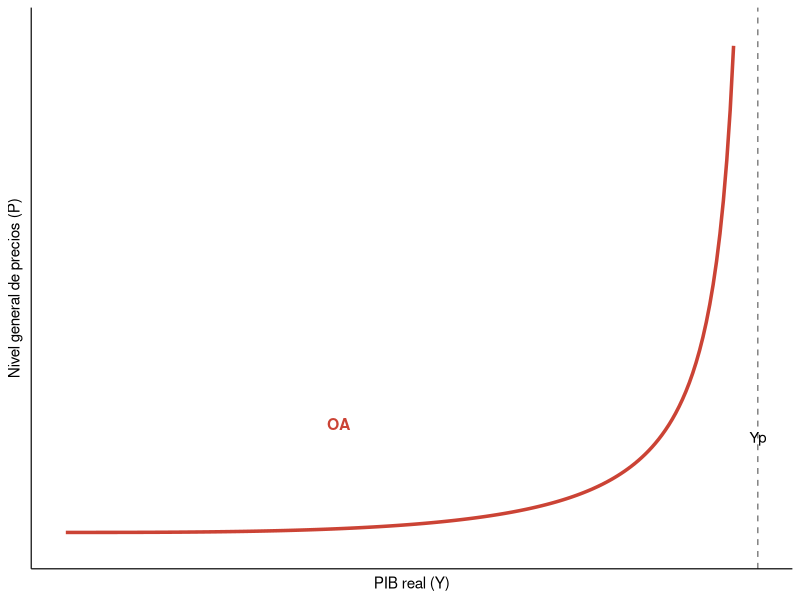
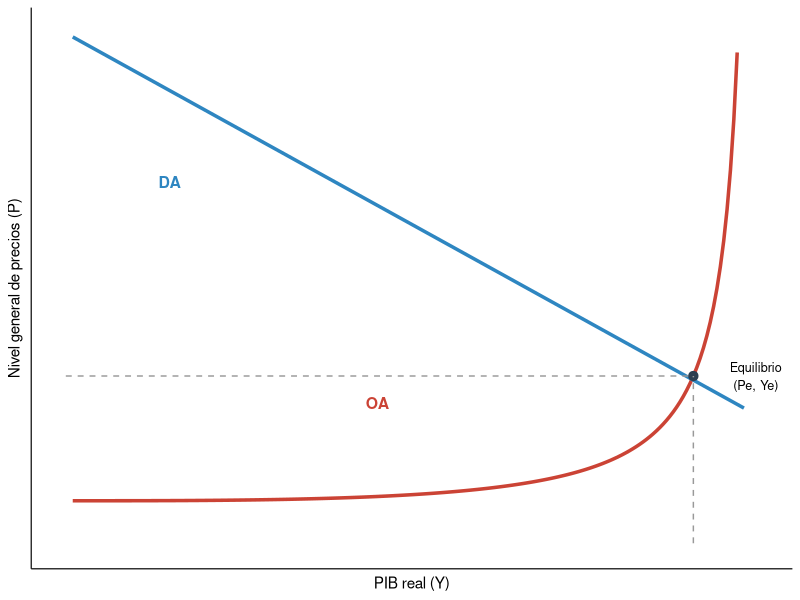

R code for these plots, in order:
## ---- chunk 1
#| label: setup
#| include: false
library(ggplot2)
library(knitr)
library(kableExtra)
## ---- chunk 2
#| label: tbl-micromacro8
#| tbl-cap: "Preguntas microeconómicas frente a preguntas macroeconómicas"

df_mm <- data.frame(
  Microeconomía = c(
    "¿Qué factores determinan la elección de un consumidor entre dos bienes?",
    "¿Cuál es el nivel de producción óptimo para una empresa concreta?",
    "¿Por qué fluctúa el precio del alquiler en una ciudad concreta?"
  ),
  Macroeconomía = c(
    "¿A qué se debe el aumento del consumo agregado de las familias de un país?",
    "¿Qué medidas fomentan el crecimiento del PIB nacional?",
    "¿Cuáles son las causas de la inflación generalizada en la economía?"
  )
)

kable(df_mm, format = if (knitr::is_latex_output()) "latex" else "html", booktabs = TRUE, col.names = c("Preguntas microeconómicas", "Preguntas macroeconómicas")) |>
  kable_styling(full_width = FALSE, bootstrap_options = c("striped", "hover"),
                latex_options = c("scale_down"))
## ---- chunk 3
#| label: tbl-objetivos-macro
#| tbl-cap: "Objetivos macroeconómicos e indicadores de referencia"

df_obj <- data.frame(
  Objetivo = c("Crecimiento", "Empleo", "Estabilidad de precios",
               "Equilibrio público", "Equilibrio exterior"),
  Justificación = c(
    "Incrementa el bienestar material y la recaudación fiscal",
    "Garantiza la fuente de ingresos de la población activa",
    "Protege el poder adquisitivo de los ciudadanos",
    "Evita el endeudamiento excesivo y el coste de los intereses",
    "Previene la dependencia financiera frente a otros países"
  ),
  Indicador = c("PIB", "Tasa de desempleo", "IPC", "Déficit público", "Balanza de pagos")
)

kable(df_obj, format = if (knitr::is_latex_output()) "latex" else "html", booktabs = TRUE,
      col.names = c("Objetivo", "Justificación", "Indicador")) |>
  kable_styling(full_width = FALSE, bootstrap_options = c("striped", "hover"),
                latex_options = c("scale_down"))
## ---- chunk 4
#| label: tbl-valor-anadido
#| tbl-cap: "El método del valor añadido: ejemplo de una cadena de producción"

df_va <- data.frame(
  Fase = c("Extractiva", "Siderúrgica", "Automotriz", "TOTAL"),
  Empresa = c("Minas, S. A.", "Aceros, S. A.", "Coches, S. A.", ""),
  Venta = c("4 000 €", "9 000 €", "20 000 €", "—"),
  Intermedios = c("0 €", "4 000 €", "9 000 €", "—"),
  ValorAñadido = c("4 000 €", "5 000 €", "11 000 €", "20 000 €")
)

kable(df_va, format = if (knitr::is_latex_output()) "latex" else "html", booktabs = TRUE,
      col.names = c("Fase de producción", "Empresa", "Valor de la venta",
                     "Bienes intermedios", "Valor añadido")) |>
  kable_styling(full_width = FALSE, bootstrap_options = c("striped", "hover"),
                latex_options = c("scale_down"))
## ---- chunk 5
#| label: tbl-tres-metodos
#| tbl-cap: "Los tres métodos de cálculo del PIB"

df_tres <- data.frame(
  Enfoque = c("Del gasto", "De la renta", "De la producción"),
  Pregunta = c("¿Quién compra la producción?",
               "¿Cómo se reparte el valor generado?",
               "¿Qué valor se crea en cada fase?"),
  Cálculo = c("C + I + G + (X − M)",
              "Remuneración de asalariados + excedente bruto de explotación",
              "Suma del valor añadido de todos los sectores")
)

kable(df_tres, format = if (knitr::is_latex_output()) "latex" else "html", booktabs = TRUE,
      col.names = c("Enfoque", "Pregunta clave", "Cálculo")) |>
  kable_styling(full_width = FALSE, bootstrap_options = c("striped", "hover"),
                latex_options = c("scale_down"))
## ---- chunk 6
#| label: tbl-conversiones-macro
#| tbl-cap: "Resumen de conversiones macroeconómicas"

df_conv <- data.frame(
  De = c("Precios de mercado (pm)", "Bruto (B)", "Interior (I)", "Renta Nacional (RN)"),
  A = c("Coste de factores (cf)", "Neto (N)", "Nacional (N)", "Renta Disponible (RPD)"),
  Operación = c("− Ti + Subv", "− Depreciación", "+ RFN − RFE", "− Td − CSS − Bnd + Tr")
)

kable(df_conv, format = if (knitr::is_latex_output()) "latex" else "html", booktabs = TRUE,
      col.names = c("Para pasar de...", "A...", "Operación matemática")) |>
  kable_styling(full_width = FALSE, bootstrap_options = c("striped", "hover"),
                latex_options = c("scale_down", "hold_position"))
## ---- chunk 7
#| label: tbl-ciclo-espana
#| tbl-cap: "El PIB y el empleo en España: tres periodos"

df_ciclo_es <- data.frame(
  Periodo = c("Expansión (1993-2007)", "Gran Recesión (2008-2013)", "Recuperación (2014-2025)"),
  PIB = c("Crecimientos anuales del 3-5 %", "Caídas de hasta el −3,8 % anual", "Crecimiento sostenido (salvo el −10,8 % de 2020)"),
  Paro = c("Del 24,5 % (1993) al 8 % (2007)", "Superior al 26 % en 2013", "En torno al 10 % en la actualidad")
)

kable(df_ciclo_es, format = if (knitr::is_latex_output()) "latex" else "html", booktabs = TRUE,
      col.names = c("Periodo", "Evolución del PIB", "Tasa de paro")) |>
  kable_styling(full_width = FALSE, font_size = 9, bootstrap_options = c("striped", "hover"),
                latex_options = c("scale_down", "hold_position"))
## ---- chunk 8
#| label: fig-curva-oa
#| fig-cap: "La curva de oferta agregada a corto plazo"
#| fig-pos: 'H'
#| fig-width: 5.5
#| fig-height: 4

yp <- 100
y_vals <- seq(1, yp * 0.98, length.out = 200)
p_vals <- 1 / (1 - (y_vals / yp)^3) 

ggplot(data.frame(y = y_vals, p = p_vals), aes(y, p)) +
  geom_line(color = "#CB4335", linewidth = 1.2) +
  geom_vline(xintercept = yp, linetype = "dashed", color = "grey50") +
  annotate("text", x = yp, y = max(p_vals) * 0.15, label = "Yp", vjust = -0.5, size = 3.8) +
  annotate("text", x = 40, y = 3, label = "OA", color = "#CB4335", fontface = "bold", size = 4) +
  scale_y_continuous(limits = c(0.8, max(p_vals) * 0.6)) +
  labs(x = "PIB real (Y)", y = "Nivel general de precios (P)") +
  theme_minimal(base_size = 11) +
  theme(axis.text = element_blank(), axis.ticks = element_blank(), panel.grid = element_blank(),
        axis.line = element_line(color = "black", linewidth = 0.4))
## ---- chunk 9
#| label: tbl-determinantes-oa
#| tbl-cap: "Dinámica de la oferta agregada"

df_oa <- data.frame(
  Causa = c("Variación del nivel de precios (P)",
            "Más factores, mejor tecnología o menos costes de insumos",
            "Menos factores, obsolescencia o más costes de insumos"),
  Efecto = c("Movimiento a lo largo de la curva de OA",
             "Desplazamiento a la derecha",
             "Desplazamiento a la izquierda"),
  Consecuencia = c("Variación en la cantidad ofrecida de PIB real",
                   "Más PIB a cualquier nivel de precios",
                   "Menos PIB y más costes unitarios")
)

kable(df_oa, format = if (knitr::is_latex_output()) "latex" else "html", booktabs = TRUE,
      col.names = c("Causa determinante", "Efecto gráfico", "Consecuencia económica")) |>
  kable_styling(full_width = FALSE, font_size = 8.5, bootstrap_options = c("striped", "hover"),
                latex_options = c("scale_down", "hold_position"))
## ---- chunk 10
#| label: fig-equilibrio-macro
#| fig-cap: "El equilibrio macroeconómico"
#| fig-pos: 'H'
#| fig-width: 5.5
#| fig-height: 4.2

yp2 <- 100
y2 <- seq(1, yp2 * 0.98, length.out = 200)
oa <- 1 / (1 - (y2 / yp2)^3)
da <- 12 - 0.09 * y2

# intersección aproximada
idx <- which.min(abs(oa - da))
y_eq <- y2[idx]; p_eq <- oa[idx]

ggplot() +
  geom_line(data = data.frame(y = y2, p = oa), aes(y, p), color = "#CB4335", linewidth = 1.2) +
  geom_line(data = data.frame(y = y2, p = da), aes(y, p), color = "#2E86C1", linewidth = 1.2) +
  geom_point(aes(x = y_eq, y = p_eq), size = 2.8, color = "#2C3E50") +
  geom_segment(aes(x = y_eq, xend = y_eq, y = 0, yend = p_eq), linetype = "dashed", color = "grey60") +
  geom_segment(aes(x = 0, xend = y_eq, y = p_eq, yend = p_eq), linetype = "dashed", color = "grey60") +
  annotate("text", x = 45, y = 3.3, label = "OA", color = "#CB4335", fontface = "bold", size = 4) +
  annotate("text", x = 15, y = 8.5, label = "DA", color = "#2E86C1", fontface = "bold", size = 4) +
  annotate("text", x = y_eq + 9, y = p_eq, label = "Equilibrio\n(Pe, Ye)", size = 3.2) +
  scale_y_continuous(limits = c(0, 12)) +
  scale_x_continuous(limits = c(0, 100)) +
  labs(x = "PIB real (Y)", y = "Nivel general de precios (P)") +
  theme_minimal(base_size = 11) +
  theme(axis.text = element_blank(), axis.ticks = element_blank(), panel.grid = element_blank(),
        axis.line = element_line(color = "black", linewidth = 0.4))
## ---- chunk 11
#| label: tbl-perturbaciones
#| tbl-cap: "Resumen de las perturbaciones macroeconómicas"

df_pert <- data.frame(
  Perturbación = c("Contracción de demanda", "Expansión de demanda",
                    "Contracción de oferta", "Expansión de oferta"),
  Producción = c("Disminuye", "Aumenta", "Disminuye", "Aumenta"),
  Precios = c("Disminuyen", "Aumentan", "Aumentan", "Disminuyen"),
  Consecuencia = c("Recesión y desinflación", "Crecimiento con inflación de demanda",
                   "Estanflación (crisis de costes y paro)", "Crecimiento no inflacionista")
)

kable(df_pert, format = if (knitr::is_latex_output()) "latex" else "html", booktabs = TRUE,
      col.names = c("Perturbación", "Producción (Y)", "Precios (P)", "Consecuencia")) |>
  kable_styling(full_width = FALSE, font_size = 8.5, bootstrap_options = c("striped", "hover"),
                latex_options = c("scale_down", "hold_position"))
